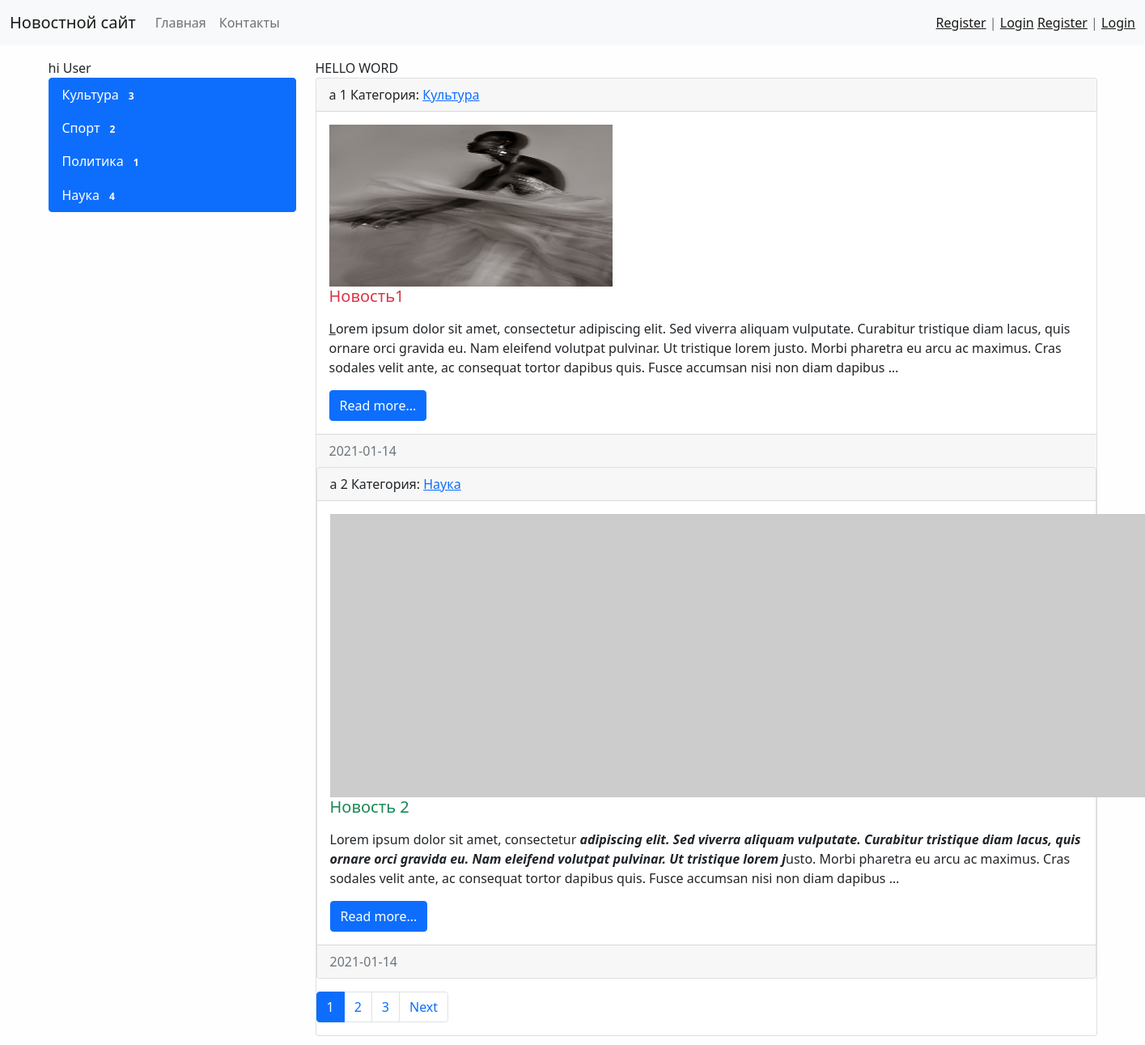
The page / on the database its author committed.
### news/models.py (models this page shows, shortened)
class Category(models.Model):
    title = models.CharField(max_length=50, db_index=True, verbose_name='Категория') # db_Index = true - индексирует это поле, делает более быстрым для поиска
    def get_absolute_url(self):
        return reverse('category', kwargs={'category_id': self.pk})
    def __str__(self):
        return self.title #+ ' ' + self.content
    class Meta:
        verbose_name = 'Категория'# наименование модели в единственном числе
        verbose_name_plural = 'Категории'# наименование для множественного числа
        ordering = ['title']# сортировка записей по нескольким полям

class News(models.Model):
    title = models.CharField(max_length=50, verbose_name='Наименование') # обязательный аргумент
    content = models.TextField(blank = True, verbose_name='Контент') # blank = True -необязательный для заполнения
    created_at = models.DateTimeField(auto_now_add= True,verbose_name='Дата публикации')# при редактировании дата не изменяется
    updated_at = models.DateTimeField(auto_now=True, verbose_name='Обновлено')# время каждого сохраннения записи
    photo = models.ImageField(upload_to='photos/%y/%m/%d/', verbose_name='Фото', blank = True)# куда именно сохранять картинки
    is_published = models.BooleanField(default=True, verbose_name='Опубликовано?', blank = True)# черновик, значение по умолчанию - тру
    category = models.ForeignKey('Category', on_delete=models.PROTECT, null=True)# models.PROTECT - защита от удаления совместных данных
    views = models.IntegerField(default=0)# количество просмотров с лефолнтым щначенем 0
    def get_absolute_url(self):
        return reverse('view_news', kwargs={"pk": self.pk})# kwargs={'news_id': self.pk}
    class Meta:
        verbose_name = 'Новость'# наименование модели в единственном числе
        verbose_name_plural = 'Новости'# наименование для множественного числа
        ordering = ['created_at']# сортировка записей по нескольким полям

### news/views.py (the view)
# urls.py: path('', HomeNews.as_view(), name='home'),#контроллеры класса
class HomeNews(MyMixin, ListView):
    model = News  # будут полученны все данные из этой модели
    template_name = 'news/home_news_list.html'
    context_object_name = 'news'  # вместо object_list
    mixin_prob = 'hello word'
    paginate_by = 2  # for Paginator
    def get_context_data(self, *, object_list=None, **kwargs):
        context = super().get_context_data(
            **kwargs)  # вернет нам родительский метод\ сохраняем в переременную все то, что было там до этого
        context['title'] = self.get_upper('Главаная страница')  # дополняем нашими данными
        context['mixin_prob'] = self.get_prob()
        return context
    def get_queryset(self):
        return News.objects.filter(is_published=True).select_related('category')

### news/templatetags/news_tags.py (called while the page is built)
@register.inclusion_tag('news/list_categories.html')
def show_categories(arg1 = 'Hello', arg2 = ' Word'):
    categories = Category.objects.annotate(count=Count('news', filter=F('news__is_published'))).filter(
        count__gt=0)  # кол-во новостей в категории большше 0
    return {'categories': categories, 'arg1': arg1, 'arg2': arg2}

### news/utils.py (called while the page is built)
    def get_prob(self):
        return self.mixin_prob.upper()

    def get_upper(self, s):
        if isinstance(s,str):
            return s.upper()
        else:
            return s.title.upper()

### news/templates/news/home_news_list.html (shortened to what this page needs)
{% extends 'base.html' %}
{% block sidebar %}
{% include 'inc/_sidebar.html' %}
{% endblock %}
{% block content %}
{{ mixin_prob }}
    {% for new in news %}
    <div class="card text-left mb-3">
        <div class="card-header">a
            {{ forloop.counter }}
            Категория: <a href ="{{ new.category.get_absolut_url }}">{{ new.category }}</a>
        </div>
        <div class="card-body">
            <div class="media">
                {% if new.photo %}
                <img src="{{ new.photo.url }}" width = '350' height="200" class = 'mr-3'>
                {% else %}
                <img src="https://picsum.photos//id/1060/350/300/?blur=1" class = 'mr-3'>
                {% endif %}
                <div class="media-body">
                    <h5 class="card-title {% cycle 'text-danger' 'text-success' %}">{{ new.title }}</h5>
                    <p class="card-text">{{ new.content| linebreaks |truncatewords:50}}</p>
                    <a href="{{ new.get_absolute_url }}" class="btn btn-primary">Read more...</a>
                </div>
            </div>
        </div>
        <div class="card-footer text-muted">
            {{ new.created_at|date:"Y-m-d" }}
        </div>
    {% endfor %}
</div>
{% endblock %}

### templates/base.html (shortened to what this page needs)
<!doctype html>
{% load static %}
<html lang="en">
<head>
    <link href="https://cdn.jsdelivr.net/npm/bootstrap@5.0.0-beta1/dist/css/bootstrap.min.css" rel="stylesheet">
    <link  href="{% static 'css/style.css'%}" rel='stylesheet'>
</head>
<body>
{% include 'inc/_nav.html' %}
<div class="container mt-3">
    <div class="row">
        <div class="col-md-3">
            {% block sidebar %}sidebar{% endblock %}
        </div>
        <div class="col-md-9">
            {% block content %}content{% endblock %}
            {% if page_obj.has_other_pages %}
            <nav aria-label="...">
                <ul class="pagination">
                    {% for p in page_obj.paginator.page_range %}
                    {% if page_obj.number == p%}
                    <li class="page-item active" aria-current="page">
                        <a class="page-link" href="?page={{ p }}">{{ p }}</a>
                    </li>
                    {% elif p > page_obj.number|add:-3 and p < page_obj.number|add:3 %}
                    <li class="page-item">
                        <a class="page-link" href="?page={{ p }}">{{ p }}</a>
                    </li>
                    {% endif%}
                    {% endfor %}
                    {% if page_obj.has_next%}
                    <li class="page-item">
                        <a class="page-link" href="?page={{ page_obj.next_page_number }}" >Next</a>
                    </li>
                    {% endif%}
                </ul>
            </nav>
            {% endif %}
        </div>
    </div>
</div>
</body>
</html>

### templates/inc/_nav.html (shortened to what this page needs)
<nav class="navbar navbar-expand-lg navbar-light bg-light">
    <div class="container-fluid">
        <a class="navbar-brand" href="/">Новостной сайт</a>
        <div class="collapse navbar-collapse" id="navbarSupportedContent">
            <ul class="navbar-nav me-auto mb-2 mb-lg-0">
                <li class="nav-item"><a class="nav-link" href="{% url 'home' %}">Главная</a></li>
                <li class="nav-item"><a class="nav-link" href="{% url 'contact' %}">Контакты</a></li>
            </ul>
            <span class="navbar-text">
                 {% if request.user.is_authenticated %}
                Добро пожаловать, {{ user.username }} | <a href="{% url 'logout' %}">Выход</a>
                {% else %}
                <a href="{% url 'register' %}">Register</a>  |  <a href="{% url 'login' %}">Login</a>
                {% endif %}
                <a href="{% url 'register' %}">Register</a>  |  <a href="{% url 'login' %}">Login</a>
            </span>
        </div>
    </div>
</nav>

### templates/inc/_sidebar.html (shortened to what this page needs)
{% load news_tags %}
{% show_categories arg2='User' arg1='hi' %}

### news/templates/news/list_categories.html
 <div class="list-group">
     {{ arg1 }} {{ arg2 }}
        {% for item in categories %}
        <a href="{{ item.get_absolute_url }}" class="list-group-item list-group-item-action active" aria-current="true">
            {{ item.title }}    <span class="badge bg-primary rounded-pill">{{ item.count }}</span>
        </a>
        {% endfor %}
    </div>

### testsite/static/css/style.css (style rules this page uses)
body { background-color: #fefefe; }

### rows shown on the page
Category: title "Культура", count "3"
Category: title "Спорт", count "2"
Category: title "Политика", count "1"
Category: title "Наука", count "4"
News: category "Культура", photo (picture), title "Новость1", content "L orem ipsum dolor sit amet, consectetur adipiscing elit. Sed viverra aliquam vulputate. Curabitur tristique diam lacus, quis ornare orci gravida eu. Nam eleifend volutpat pulvinar. Ut tristique lorem justo. Morbi pharetra eu arcu ac maximus. Cras sodales velit ante, ac consequat tortor dapibus quis. Fusce accumsan nisi non diam dapibus …", created_at "2021-01-14"
News: category "Наука", title "Новость 2", content "Lorem ipsum dolor sit amet, consectetur adipiscing elit. Sed viverra aliquam vulputate. Curabitur tristique diam lacus, quis ornare orci gravida eu. Nam eleifend volutpat pulvinar. Ut tristique lorem j usto. Morbi pharetra eu arcu ac maximus. Cras sodales velit ante, ac consequat tortor dapibus quis. Fusce accumsan nisi non diam dapibus …", created_at "2021-01-14"

### other values the page prints
{{ arg1 }} "hi"
{{ arg2 }} "User"
{{ mixin_prob }} "HELLO WORD"
{{ p }} "1"
{{ p }} "2" "3"
